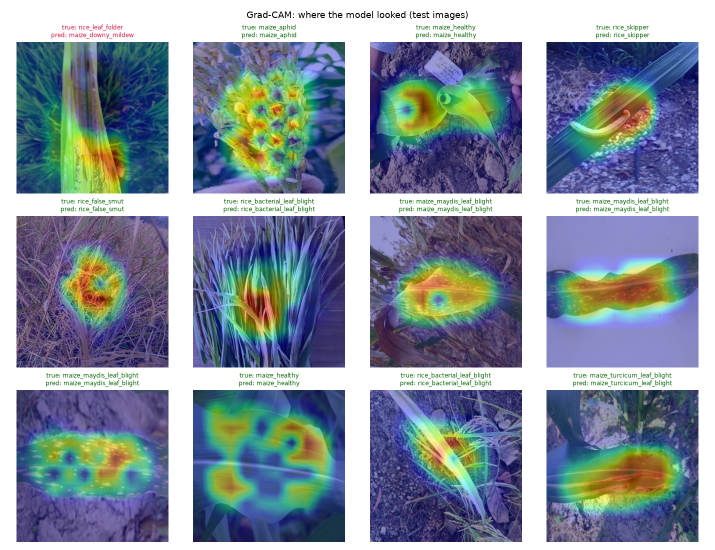
#> input picture ml/reports/gradcam_samples.png, 1430 x 1100 px (shown at 1/2 size)
$ python -i composite.py   (imports and definitions only)
#> lines starting #> are read from the running program, lines starting #| are printed output that depends on the picture; after the words box and inside, x2 and y2 are one past the last pixel; in counts of white or black regions, pixels touching at a corner belong together
#> further down, picture is the input picture: PIL image 1430x1100 RGBA; mean R, G, B, A 134.8, 146.6, 158.8, 255
"""Background randomisation for lab-style photos.

Public sets like PlantVillage (maize) and the white-paper rice-leaf photos give
every class its own backdrop — black for rust, grey for leaf spot, white paper
for blast. A network happily learns the backdrop instead of the lesion, and
then fails on a farmer's field photo. Those backdrops are uniform, so the leaf
can be cut out (everything that differs from the border colour) and pasted onto
a real field background from the ICAR set. The label then only lives in the
leaf.

Used by data/ingest.py (to flag which images have a plain backdrop) and by
ml/train.py (to composite during training and for the background-swap test).
"""

from __future__ import annotations

import random

import numpy as np
from PIL import Image, ImageFilter

BORDER = 6          # px of border sampled at 128 px working size
TOLERANCE = 38.0    # colour distance from the backdrop still counted as backdrop
PLAIN_MIN = 0.55    # share of border pixels near the backdrop colour to call it "plain"


def _border(a: np.ndarray) -> np.ndarray:
    return np.concatenate([a[:BORDER].reshape(-1, 3), a[-BORDER:].reshape(-1, 3),
                           a[:, :BORDER].reshape(-1, 3), a[:, -BORDER:].reshape(-1, 3)]).astype(np.float32)


def backdrop(img: Image.Image) -> tuple[np.ndarray, float]:
    """Median border colour and the share of border pixels close to it."""
    small = np.asarray(img.convert("RGB").resize((128, 128)), dtype=np.float32)
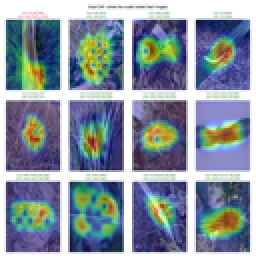
#> small: shape (128, 128, 3) float32 (shown 2 times larger); mean R, G, B 134.4, 146.3, 158.5
    b = _border(small)
    med = np.median(b, axis=0)
#> med = [243.5, 243.5, 247]
    near = (np.linalg.norm(b - med, axis=1) < TOLERANCE).mean()
#> near = 0.622
    return med, float(near)


def is_plain(img: Image.Image) -> bool:
    return backdrop(img)[1] >= PLAIN_MIN


def foreground_mask(img: Image.Image) -> Image.Image:
    """Soft mask (L mode, 255 = leaf) for a photo on a uniform backdrop."""
    rgb = img.convert("RGB")
    med, _ = backdrop(rgb)
#> med = [243.5, 243.5, 247]
    a = np.asarray(rgb, dtype=np.float32)
    fg = (np.linalg.norm(a - med, axis=2) >= TOLERANCE).astype(np.uint8) * 255
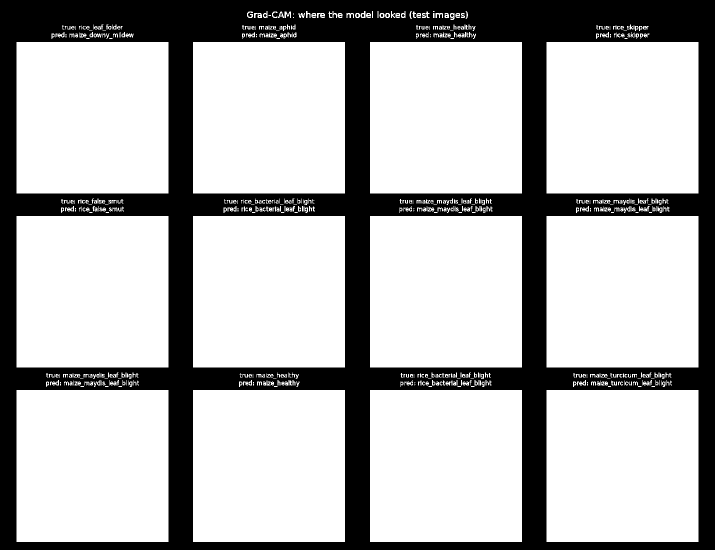
#> fg: shape (1100, 1430) (shown at 1/2 size); 71.5% white; 251 black regions (243 under 20 px), largest, box (x1, y1, x2, y2) and area: (0, 0, 1430, 1100) 447355, (528, 28, 533, 34) 20, (713, 28, 717, 34) 20
    m = Image.fromarray(fg, "L")
    k = max(3, (min(rgb.size) // 90) | 1)  # odd kernel scaled to the image
#> k = 13
    m = m.filter(ImageFilter.MinFilter(k)).filter(ImageFilter.MaxFilter(k))  # drop specks, keep the leaf
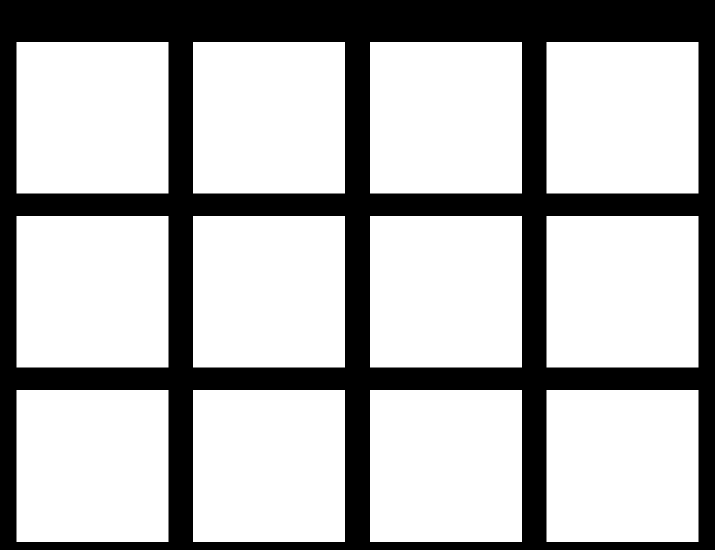
#> m: PIL image 1430x1100 L (shown at 1/2 size); 70.3% white; 1 black region, box (x1, y1, x2, y2) and area: (0, 0, 1430, 1100) 466440
    return m.filter(ImageFilter.GaussianBlur(max(1, k // 2)))
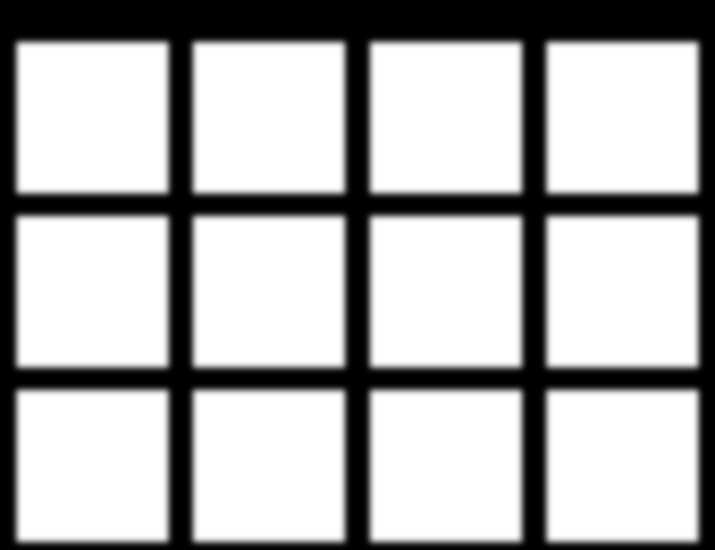
#> returned value: PIL image 1430x1100 L (shown at 1/2 size); min 0, max 255, mean 179.4


def composite(img: Image.Image, bg: Image.Image, rng: random.Random | None = None) -> Image.Image:
    """Paste the leaf from a plain-backdrop photo onto a random crop of a field photo."""
    rng = rng or random
    fgimg = img.convert("RGB")
    w, h = fgimg.size
    bg = bg.convert("RGB")
    s = max(w / bg.width, h / bg.height) * rng.uniform(1.0, 1.6)
    bg = bg.resize((max(w, int(bg.width * s)), max(h, int(bg.height * s))))
    x, y = rng.randint(0, bg.width - w), rng.randint(0, bg.height - h)
    canvas = bg.crop((x, y, x + w, y + h))
    canvas.paste(fgimg, (0, 0), foreground_mask(fgimg))
    return canvas

>>> from PIL import Image
>>> picture = Image.open('reports/gradcam_samples.png')
>>> result = foreground_mask(picture)
